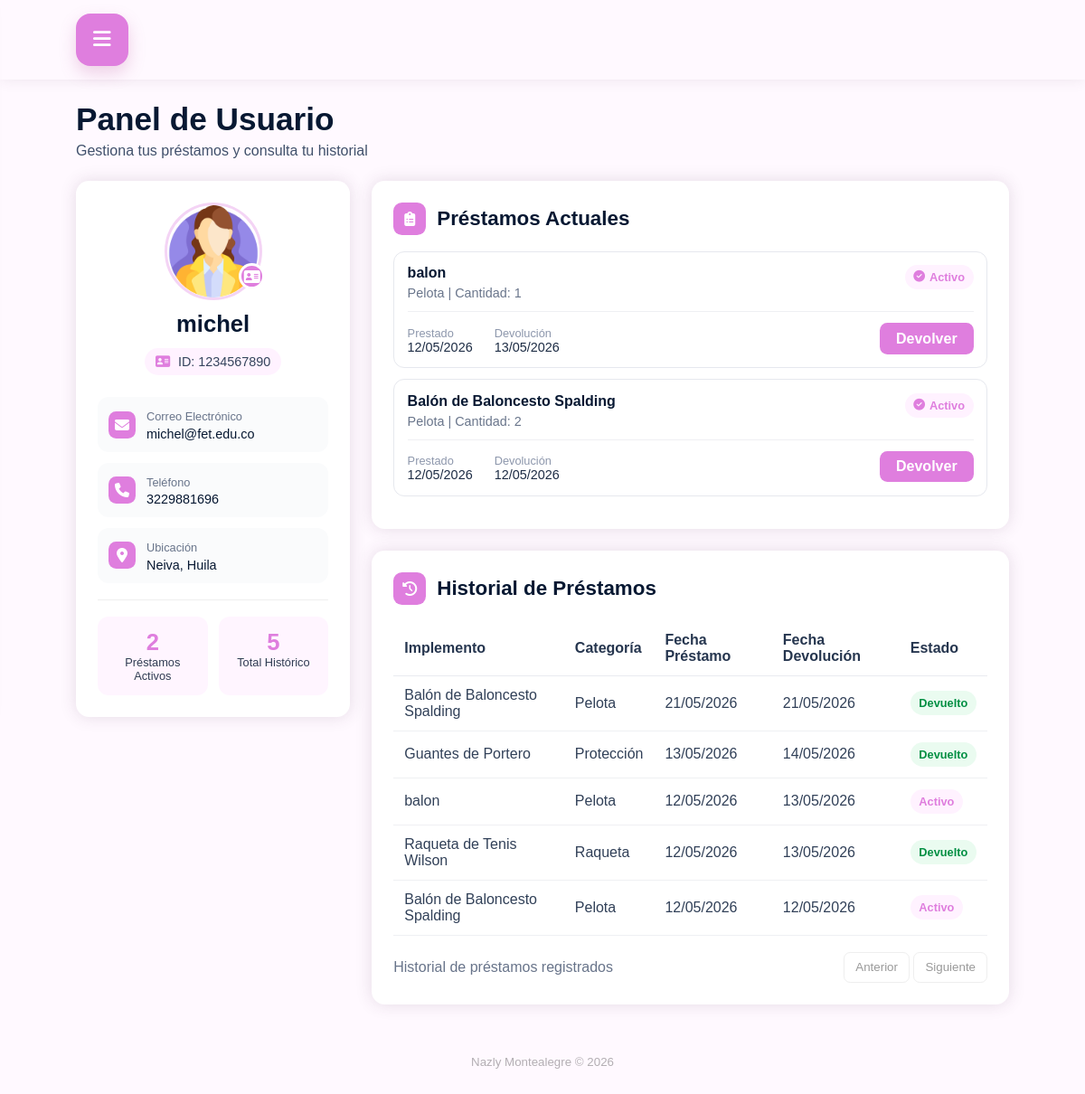
The page /usuario.php (signed in) on the database its author committed.
### tables this page shows
CREATE TABLE `usuarios` (
  `id_usuario` int(11) NOT NULL,
  `nombre_completo` varchar(100) NOT NULL,
  `correo` varchar(100) NOT NULL,
  `telefono` varchar(20) DEFAULT NULL,
  `documento` varchar(30) DEFAULT NULL,
  `password` varchar(255) NOT NULL,
  `rol` enum('usuario','administrador') NOT NULL DEFAULT 'usuario',
  `estado` enum('activo','inactivo') NOT NULL DEFAULT 'activo',
  `fecha_registro` timestamp NOT NULL DEFAULT current_timestamp()
);

CREATE TABLE `prestamos` (
  `id_prestamo` int(11) NOT NULL,
  `id_usuario` int(11) NOT NULL,
  `id_administrador` int(11) NOT NULL,
  `fecha_prestamo` date NOT NULL,
  `fecha_devolucion` date NOT NULL,
  `estado` enum('activo','devuelto','vencido','cancelado') NOT NULL DEFAULT 'activo',
  `observaciones` text DEFAULT NULL,
  `fecha_registro` timestamp NOT NULL DEFAULT current_timestamp()
);

CREATE TABLE `implementos` (
  `id_implemento` int(11) NOT NULL,
  `id_categoria` int(11) NOT NULL,
  `nombre_implemento` varchar(100) NOT NULL,
  `codigo_implemento` varchar(30) NOT NULL,
  `descripcion` text DEFAULT NULL,
  `cantidad_total` int(11) NOT NULL DEFAULT 0,
  `cantidad_disponible` int(11) NOT NULL DEFAULT 0,
  `estado` enum('disponible','prestado','mantenimiento','inactivo') NOT NULL DEFAULT 'disponible',
  `ubicacion` varchar(100) DEFAULT NULL,
  `fecha_registro` timestamp NOT NULL DEFAULT current_timestamp()
);

CREATE TABLE `categorias` (
  `id_categoria` int(11) NOT NULL,
  `nombre_categoria` varchar(80) NOT NULL,
  `descripcion` varchar(255) DEFAULT NULL,
  `estado` enum('activa','inactiva') NOT NULL DEFAULT 'activa'
);

CREATE TABLE `detalle_prestamo` (
  `id_detalle` int(11) NOT NULL,
  `id_prestamo` int(11) NOT NULL,
  `id_implemento` int(11) NOT NULL,
  `cantidad` int(11) NOT NULL DEFAULT 1,
  `estado_detalle` enum('prestado','devuelto') NOT NULL DEFAULT 'prestado'
);

### usuario.php (the view, shortened to what this page needs)
<?php
include("conexion.php");
$id_usuario = $_SESSION["id_usuario"];
$sql = $conexion->prepare("
    SELECT nombre_completo, correo, telefono, documento, rol
    FROM usuarios
    WHERE id_usuario = ?
");
$sql->bind_param("i", $id_usuario);
$sql->execute();
$resultado = $sql->get_result();
$usuario = $resultado->fetch_assoc();
$prestamos_actuales = $conexion->prepare("
    SELECT
        p.id_prestamo,
        p.fecha_prestamo,
        p.fecha_devolucion,
        p.estado,
        i.nombre_implemento,
        c.nombre_categoria,
        dp.cantidad
    FROM prestamos p
    INNER JOIN detalle_prestamo dp ON p.id_prestamo = dp.id_prestamo
    INNER JOIN implementos i ON dp.id_implemento = i.id_implemento
    INNER JOIN categorias c ON i.id_categoria = c.id_categoria
    WHERE p.id_usuario = ?
    AND p.estado IN ('activo', 'vencido')
    ORDER BY p.fecha_prestamo DESC
");
$prestamos_actuales->bind_param("i", $id_usuario);
$prestamos_actuales->execute();
$resultado_prestamos_actuales = $prestamos_actuales->get_result();
$historial_prestamos = $conexion->prepare("
    SELECT
        p.id_prestamo,
        p.fecha_prestamo,
        p.fecha_devolucion,
        p.estado,
        i.nombre_implemento,
        c.nombre_categoria,
        dp.cantidad
    FROM prestamos p
    INNER JOIN detalle_prestamo dp ON p.id_prestamo = dp.id_prestamo
    INNER JOIN implementos i ON dp.id_implemento = i.id_implemento
    INNER JOIN categorias c ON i.id_categoria = c.id_categoria
    WHERE p.id_usuario = ?
    ORDER BY p.fecha_prestamo DESC
");
$historial_prestamos->bind_param("i", $id_usuario);
$historial_prestamos->execute();
$resultado_historial = $historial_prestamos->get_result();
$total_activos = $conexion->prepare("
    SELECT COUNT(*) AS total
    FROM prestamos
    WHERE id_usuario = ?
    AND estado IN ('activo', 'vencido')
");
$total_activos->bind_param("i", $id_usuario);
$total_activos->execute();
$res_activos = $total_activos->get_result()->fetch_assoc();
$total_historico = $conexion->prepare("
    SELECT COUNT(*) AS total
    FROM prestamos
    WHERE id_usuario = ?
");
$total_historico->bind_param("i", $id_usuario);
$total_historico->execute();
$res_historico = $total_historico->get_result()->fetch_assoc();
?>
<!DOCTYPE html>
<html lang="es">
<head>
    <link rel="stylesheet" href="defaul.css">
</head>
<body class="usuario-page">
    <header class="header-principal">
        <button class="btn-menu" id="btnMenu" aria-label="Abrir menú">
            <i class="fa-solid fa-bars"></i>
        </button>
    </header>
    <main class="main-usuario">
        <section class="encabezado-usuario">
            <h2>Panel de Usuario</h2>
            <p>Gestiona tus préstamos y consulta tu historial</p>
        </section>
        <div id="vistaPanelUsuario">
            <section class="contenedor-usuario">
                <article class="perfil-usuario">
                    <div class="contenedor-avatar">
                        <img src="img/usuario2.png" alt="Foto de usuario" class="foto-usuario">
                        <span class="icono-avatar">
                            <i class="fa-solid fa-address-card"></i>
                        </span>
                    </div>
                    <h3><?php echo $usuario["nombre_completo"]; ?></h3>
                    <p class="codigo-usuario">
                        <i class="fa-solid fa-address-card"></i>
                        ID: <?php echo $usuario["documento"] ? $usuario["documento"] : "Sin documento"; ?>
                    </p>
                    <div class="datos-usuario">
                        <div class="dato">
                            <i class="fa-solid fa-envelope"></i>
                            <div>
                                <span>Correo Electrónico</span>
                                <p><?php echo $usuario["correo"]; ?></p>
                            </div>
                        </div>
                        <div class="dato">
                            <i class="fa-solid fa-phone"></i>
                            <div>
                                <span>Teléfono</span>
                                <p><?php echo $usuario["telefono"]; ?></p>
                            </div>
                        </div>
                        <div class="dato">
                            <i class="fa-solid fa-location-dot"></i>
                            <div>
                                <span>Ubicación</span>
                                <p>Neiva, Huila</p>
                            </div>
                        </div>
                    </div>
                    <div class="resumen-usuario">
                        <div>
                            <h4><?php echo $res_activos["total"]; ?></h4>
                            <p>Préstamos Activos</p>
                        </div>
                        <div>
                            <h4><?php echo $res_historico["total"]; ?></h4>
                            <p>Total Histórico</p>
                        </div>
                    </div>
                </article>
                <section class="contenido-usuario">
                    <article class="tarjeta-usuario" id="prestamos">
                        <div class="titulo-tarjeta">
                            <i class="fa-solid fa-clipboard-list"></i>
                            <h3>Préstamos Actuales</h3>
                        </div>
                        <?php if ($resultado_prestamos_actuales->num_rows > 0) { ?>
                            <?php while($prestamo = $resultado_prestamos_actuales->fetch_assoc()) { ?>
                                <div class="prestamo">
                                    <div class="prestamo-superior">
                                        <div>
                                            <h4><?php echo $prestamo["nombre_implemento"]; ?></h4>
                                            <p><?php echo $prestamo["nombre_categoria"]; ?> | Cantidad: <?php echo $prestamo["cantidad"]; ?></p>
                                        </div>
                                        <span class="estado <?php echo $prestamo["estado"]; ?>">
                                            <i class="fa-solid fa-circle-check"></i>
                                            <?php echo ucfirst($prestamo["estado"]); ?>
                                        </span>
                                    </div>
                                    <div class="prestamo-inferior">
                                        <div class="fechas-prestamo">
                                            <p>
                                                <span>Prestado</span>
                                                <?php echo date("d/m/Y", strtotime($prestamo["fecha_prestamo"])); ?>
                                            </p>
                                            <p>
                                                <span>Devolución</span>
                                                <?php echo date("d/m/Y", strtotime($prestamo["fecha_devolucion"])); ?>
                                            </p>
                                        </div>
                                        <a
                                            href="devolver_prestamo.php?id=<?php echo $prestamo["id_prestamo"]; ?>"
                                            class="btn-devolver"
                                            onclick="return confirm('¿Confirmas la devolución de este implemento?');">
                                            Devolver
                                        </a>
                                    </div>
                                </div>
                            <?php } ?>
                        <?php } ?>
                    </article>
                    <article class="tarjeta-usuario historial" id="historial">
                        <div class="titulo-tarjeta">
                            <i class="fa-solid fa-clock-rotate-left"></i>
                            <h3>Historial de Préstamos</h3>
                        </div>
                        <table class="tabla-historial">
                            <thead>
                                <tr>
                                    <th>Implemento</th>
                                    <th>Categoría</th>
                                    <th>Fecha Préstamo</th>
                                    <th>Fecha Devolución</th>
                                    <th>Estado</th>
                                </tr>
                            </thead>
                            <tbody>
                                <?php if ($resultado_historial->num_rows > 0) { ?>
                                    <?php while($historial = $resultado_historial->fetch_assoc()) { ?>
                                        <tr>
                                            <td><?php echo $historial["nombre_implemento"]; ?></td>
                                            <td><?php echo $historial["nombre_categoria"]; ?></td>
                                            <td><?php echo date("d/m/Y", strtotime($historial["fecha_prestamo"])); ?></td>
                                            <td><?php echo date("d/m/Y", strtotime($historial["fecha_devolucion"])); ?></td>
                                            <td>
                                                <span class="estado <?php echo $historial["estado"]; ?>">
                                                    <?php echo ucfirst($historial["estado"]); ?>
                                                </span>
                                            </td>
                                        </tr>
                                    <?php } ?>
                                <?php } else { ?>
                                    <tr>
                                        <td colspan="5">No tienes registros de préstamos.</td>
                                    </tr>
                                <?php } ?>
                            </tbody>
                        </table>
                        <div class="pie-tabla">
                            <p>Historial de préstamos registrados</p>
                            <div>
                                <button>Anterior</button>
                                <button>Siguiente</button>
                            </div>
                        </div>
                    </article>
                </section>
            </section>
        </div>
    </main>
    <footer>
        <small>Nazly Montealegre &copy; 2026</small>
    </footer>
</body>
</html>

### rows shown on the page
usuarios: nombre_completo "michel", documento "1234567890", correo "michel@fet.edu.co", telefono "3229881696"
prestamos: implementos.nombre_implemento "balon", categorias.nombre_categoria "Pelota", detalle_prestamo.cantidad "1", estado "Activo", fecha_prestamo "12/05/2026", fecha_devolucion "13/05/2026"
prestamos: implementos.nombre_implemento "Balón de Baloncesto Spalding", categorias.nombre_categoria "Pelota", detalle_prestamo.cantidad "2", estado "Activo", fecha_prestamo "12/05/2026", fecha_devolucion "12/05/2026"
prestamos: implementos.nombre_implemento "Balón de Baloncesto Spalding", categorias.nombre_categoria "Pelota", fecha_prestamo "21/05/2026", fecha_devolucion "21/05/2026", estado "Devuelto"
prestamos: implementos.nombre_implemento "Guantes de Portero", categorias.nombre_categoria "Protección", fecha_prestamo "13/05/2026", fecha_devolucion "14/05/2026", estado "Devuelto"
prestamos: implementos.nombre_implemento "Raqueta de Tenis Wilson", categorias.nombre_categoria "Raqueta", fecha_prestamo "12/05/2026", fecha_devolucion "13/05/2026", estado "Devuelto"

### other values the page prints
$res_activos["total"] "2"
$res_historico["total"] "5"
